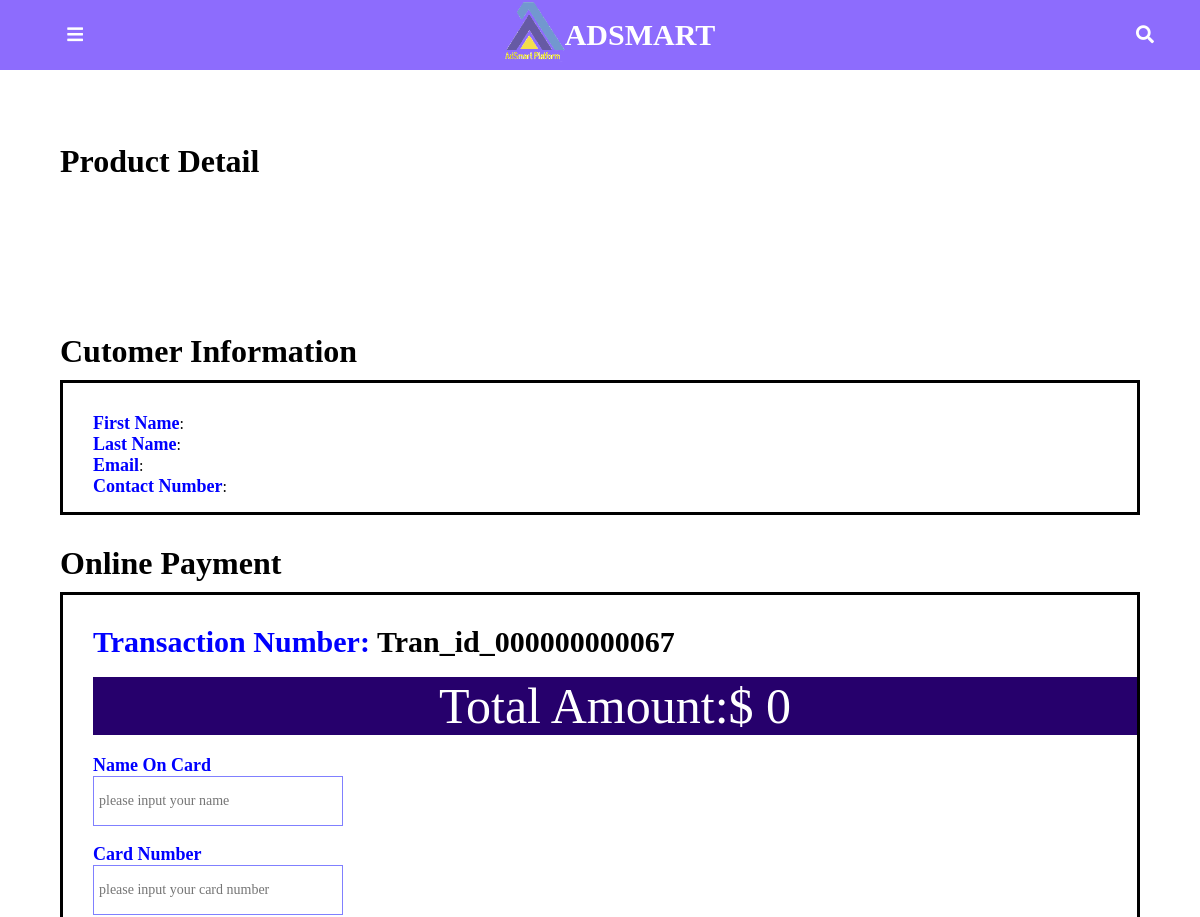
/adsmart_content/checkout.php (upper part), run on an earlier commit of the app's database.
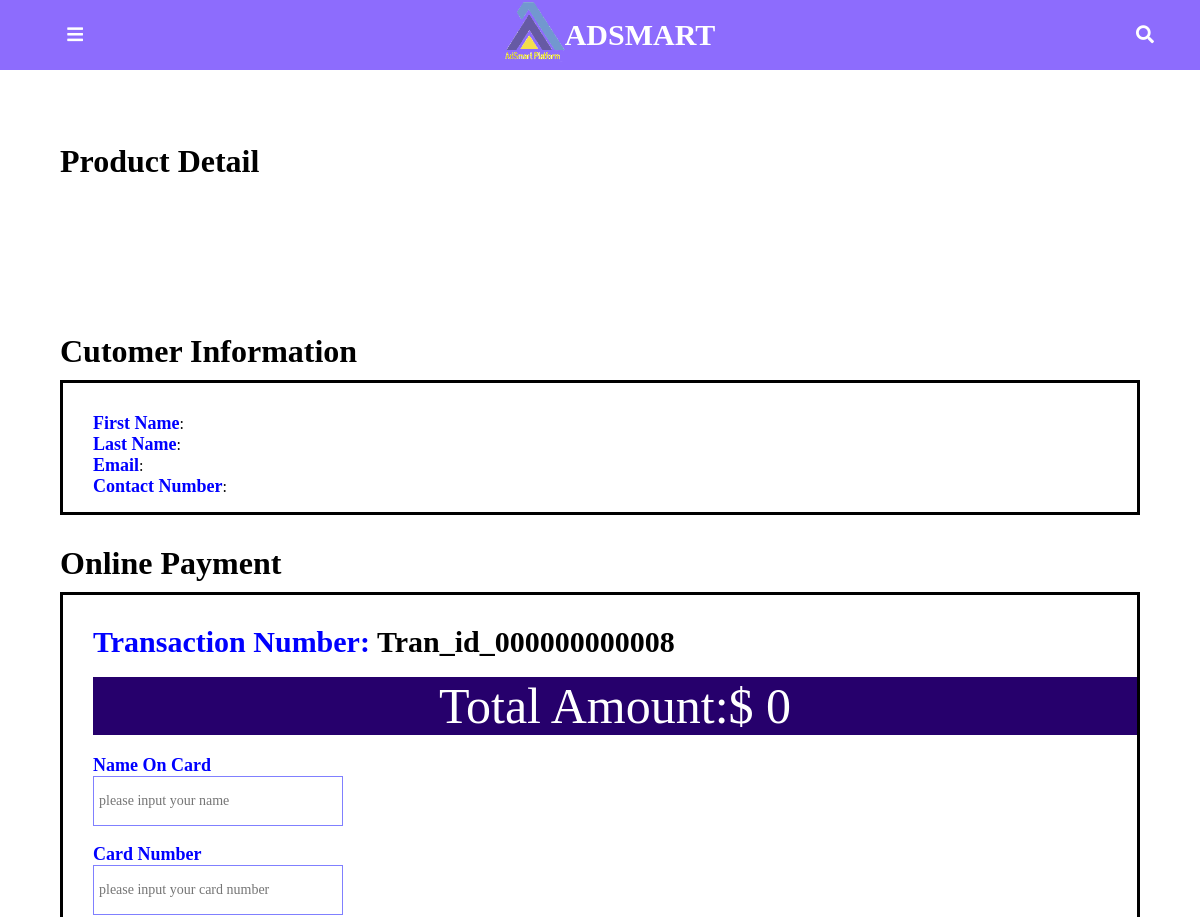
And on a later commit of the database.
### tables this page shows
CREATE TABLE `payment` (
  `id` int(10) NOT NULL,
  `customer_id` int(11) NOT NULL,
  `cus_user_id` varchar(255) NOT NULL,
  `cus_email` varchar(255) NOT NULL,
  `cus_address` varchar(255) NOT NULL,
  `item_name` varchar(255) NOT NULL,
  `quantity` int(10) NOT NULL,
  `price` int(10) NOT NULL,
  `total` decimal(10,2) NOT NULL,
  `created_day` timestamp NOT NULL DEFAULT current_timestamp(),
  `company_user_id` varchar(255) NOT NULL,
  `order_status` varchar(100) NOT NULL,
  `bp_update_time` timestamp NOT NULL DEFAULT current_timestamp(),
  `cs_update_time` timestamp NOT NULL DEFAULT current_timestamp(),
  `transaction_id` varchar(255) NOT NULL,
  `req_number` varchar(255) NOT NULL,
  `cus_contact` varchar(100) NOT NULL,
  `cus_card_name` varchar(255) NOT NULL,
  `card_number` bigint(100) NOT NULL,
  `cvv` int(3) NOT NULL,
  `card_expiry_date` varchar(7) NOT NULL
);

### adsmart_content/checkout.php (the view, shortened to what the changed rows need)
<?php
if(isset($_SESSION['user2']) && isset($_SESSION['shopcode'])){
    include '../partials-front/after_company_login_menu.php';
}
elseif (isset($_SESSION['user1'])){
    include '../partials-front/after_customer_login_menu.php';
}else {include '../partials-front/menu.php';}
?>
 <div class="small-container cart-page">
		<h1>Product Detail</h1>
		</div>
<div class="small-container cart-page">
<h1>Cutomer Information</h1>
			<?php
			$sql3 = "SELECT * from adsmart_customer where user_id = '$account_name'";
			$res3 = mysqli_query($conn, $sql3);
			        $row2=mysqli_fetch_assoc($res3);
			            $customer_user_id = $row2['user_id'];
			            $email =$row2['email'];
			            $contact_number =$row2['contact_number'];
			            ?>
		<h1>Online Payment</h1>
		<div class="checkout_form">
			<div>
			<div id="req_number">
												    	<label style='color:blue; font-size: 30px;'>Transaction Number: </label>
												    	<?php
												    	$sql5 = "SELECT transaction_id FROM payment ORDER BY id DESC LIMIT 1";
												    	$res5 = mysqli_query($conn, $sql5);
												    	$row5 = mysqli_fetch_array($res5);
												    	$lastTicket = 0;
												    	if(isset($row5['transaction_id'])){$lastTicket = $row5['transaction_id'];}else{ $lastTicket == 'Tran_id_00000000';}
												    	$lastNumber = intval(substr($lastTicket, -10));
												    	$newNumber = $lastNumber + 1;
												    	$paddedNumber = str_pad($newNumber, 12, "0", STR_PAD_LEFT);
												    	$newTicket = "Tran_id_" . $paddedNumber;
												    	echo "<b  style='color:black; font-size: 30px;' >".$newTicket."</b> <br> <br>";
													    	?>
												    	</div>
			<?php
			$sql1 = "SELECT * from customer_credit_card where customer_name = '$account_name'";
			$res1 = mysqli_query($conn, $sql1);
			if($res1==TRUE){
			    $count =mysqli_num_rows($res1);
			    if($count>0){
			$row1=mysqli_fetch_assoc($res1);
			$customer_name = $row1['customer_name'];
			$customer_id = $row1['customer_id'];
			$cvv = $row1['cvv'];
			$expiration_date = $row1['expiration_date'];
			$card_number = $row1['card_number'];
			echo"<div id='name'>";
			echo "<label>Name On Card</label><br>";
			if(isset($customer_name)){
			echo "<input required id='input_0' type='text' name='cus_card_name' placeholder='please input your name' style='width:250px' value='".$customer_name."'><br>
				</div>
				<br>";}else{
				echo "<input required id='input_0' type='text' name='cus_card_name' placeholder='please input your name' style='width:250px' ><br>
				</div>
				<br>";
			}
			echo"<div id='Card_no'>";
			echo "<label>Card Number</label><br>";
			if(isset($card_number)){
			    echo "<input required id='input_1' type='number' name='card_number' placeholder='please input your card number' style='width:250px' value='".$card_number."'><br>
				</div>
				<br>";}else{
				echo "<input required id='input_1' type='number' name='card_number' placeholder='please input your card number' style='width:250px' ><br>
				</div>
				<br>";
			    }
			    echo"<div id='CVV'>";
			    echo "<label>CVV</label><br>";
			    if(isset($card_number)){
			        echo "<input  required id='input_2' type='number' name='cvv' placeholder='please input CVV' style='width:250px' value='".$cvv."'><br>
				</div>
				<br>";}else{
				echo "<input  required id='input_2' type='number' name='cvv' placeholder='please input CVV' style='width:250px' ><br>
				</div>
				<br>";
			        }
			        echo"<div id='expiration_date'>";
			        echo "<label>Expiration Date</label><br>";
			        if(isset($card_number)){
			            echo "<input required id='expiry-date' type='date' name='card_expiry_date' min='2023-03' max='9999-12' style='width:250px' value='$expiration_date'><br>";
				echo	"</div>
				<br>";}else{
				echo "<input required id='expiry-date' type='month' name='card_expiry_date'  min='2023-03' max='9999-12' style='width:250px' ><br>
				</div>
				<br>";
			            }
			echo "
			</div>
			<div>
				<img src='../images/Visa.png' width='60px' height='40px'>
				<img src='../images/mastercard.png' width='60px' height='40px' style='margin-left:30px;'>
			</div>";
			echo "<br>";
			echo"<div id='cus_address'>";
			echo "<p style ='color:black;'><b>*If the items are digital item that please input your email instead of address</b></p>";
			echo "<label>Customer Address</label><br>";
			echo "<input required type='text' name='cus_address' placeholder='please input your address' style='width:450px' ><br>";
			echo "</div>";
			echo "<input type='hidden' value=".$customer_user_id." name='cus_user_id' >";
			echo  "<input type='hidden' value=".$email." name='email' >";
			echo  "<input type='hidden' value=".$contact_number." name='contact_number' >";
			echo "<input type='hidden' value='".$newTicket."' name='transaction_id' >";
			echo "</div>"; }else{
			    echo"<div id='name'>";
			    echo "<input required id='input_0' type='text' name='cus_card_name' placeholder='please input your name' style='width:250px' ><br>
				</div>
				<br>";
			    echo"<div id='Card_no'>";
			    echo "<input required id='input_1' type='number' name='card_number' placeholder='please input your card number' style='width:250px' ><br>
				</div>
				<br>";
			    echo"<div id='CVV'>";
			    echo "<input  required id='input_2' type='number' name='cvv' placeholder='please input CVV' style='width:250px' ><br>
				</div>
				<br>";
			    echo"<div id='expiration_date'>";
			    echo "<input required id='expiry-date' type='month' name='card_expiry_date'  min='2023-03' max='9999-12' style='width:250px' ><br>
				</div>
				<br>";
			    echo "<br>";
			}}
		?>
</div>
</div>
</div>
     <?php  include('../partials-front/footer.php');?>

What changed in the data, as far as the page shows it:
removed payment: transaction "Tran_id_000000000067"
added payment: transaction "Tran_id_000000000008"
